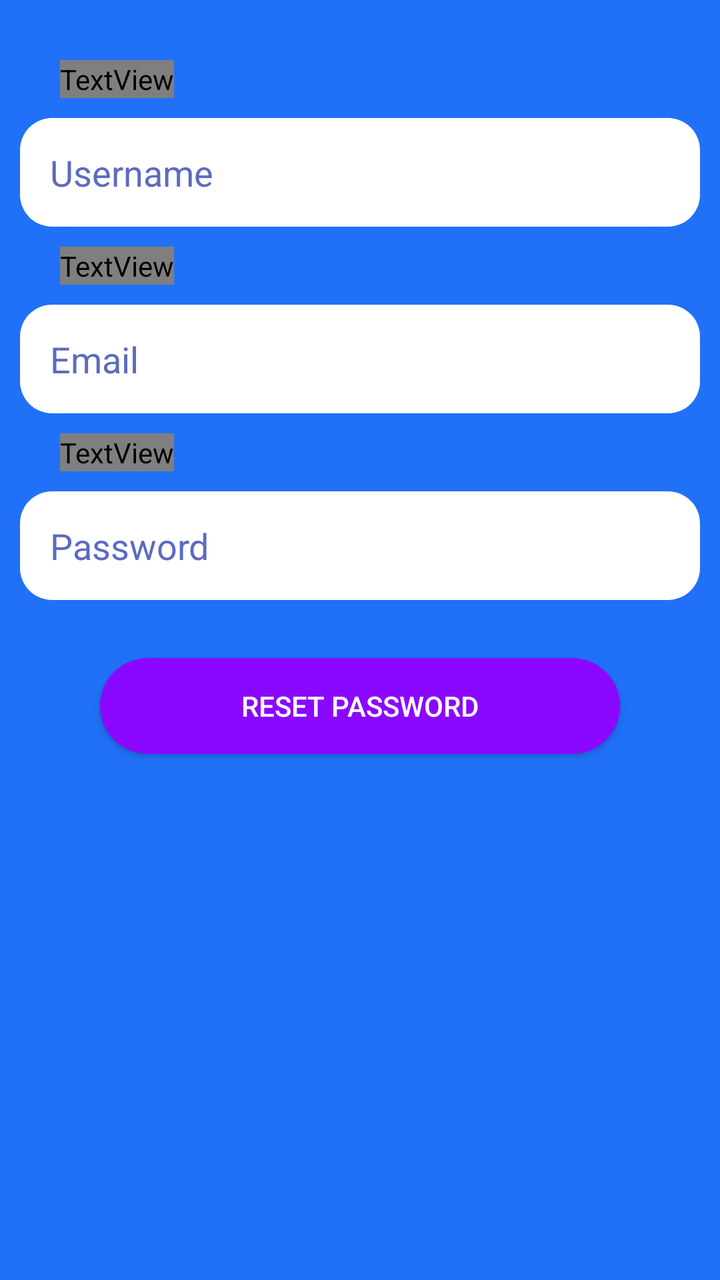
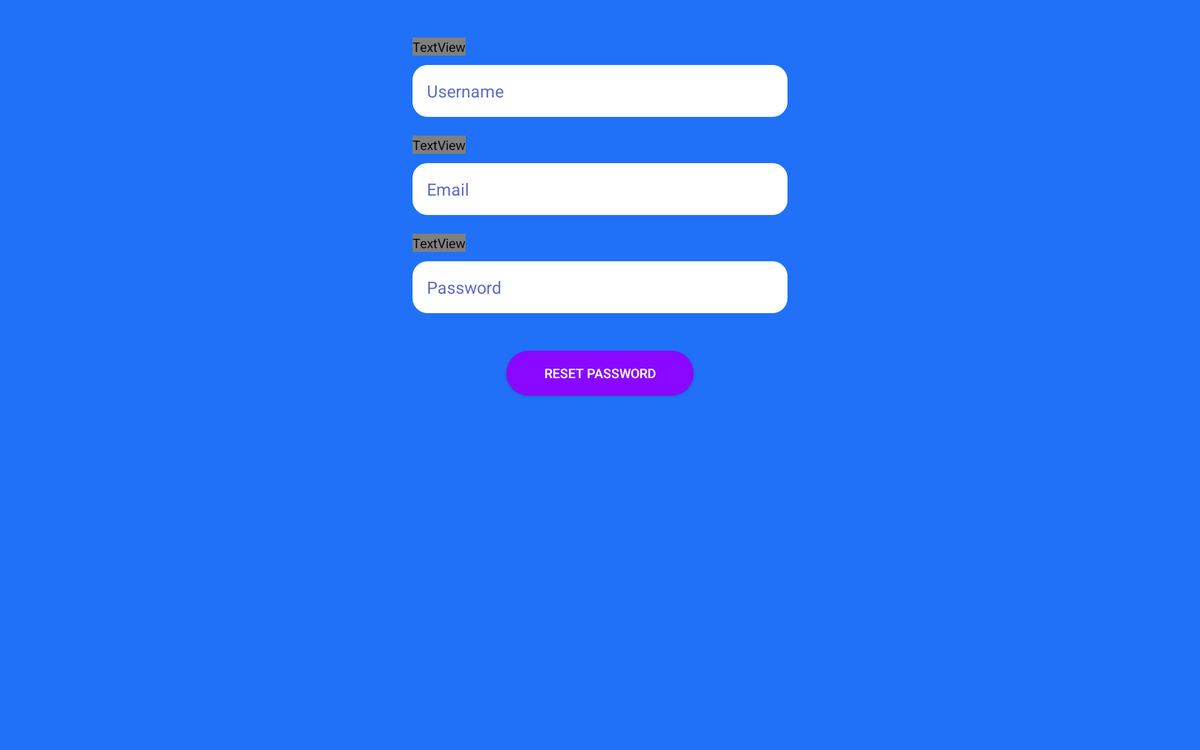

Two renders of one Android screen. The first uses the default layout on a phone; the second uses the alternative layout the repository ships for a different screen configuration, on a matching device. The two XML files are below.
<!-- AndroidManifest.xml: application theme AppTheme -->
<!-- res/layout/activity_reset_password.xml -->
<?xml version="1.0" encoding="utf-8"?>
<RelativeLayout xmlns:android="http://schemas.android.com/apk/res/android"
    android:layout_width="match_parent"
    android:layout_height="match_parent"
    android:background="@color/colorBackBlue"
    android:orientation="vertical">


    <Button
        android:id="@+id/reset_btn"
        android:layout_width="260dp"
        android:layout_height="wrap_content"
        android:layout_below="@+id/password_reset"
        android:layout_centerHorizontal="true"
        android:layout_marginTop="19dp"
        android:background="@drawable/rounded_login_button"
        android:text="Reset password"
        android:textColor="@android:color/background_light" />

    <TextView
        android:id="@+id/enter_username"
        android:layout_width="wrap_content"
        android:layout_height="wrap_content"

        android:layout_marginLeft="30dp"
        android:layout_marginTop="30dp"
        android:text="Enter Username"
        android:textAppearance="@style/TextAppearance.AppCompat.Title"
        android:textColor="@color/button_text_color" />

    <EditText
        android:id="@+id/username_reset"
        android:layout_width="match_parent"
        android:layout_height="wrap_content"
        android:layout_alignParentEnd="true"
        android:layout_alignParentRight="true"
        android:layout_below="@+id/enter_username"
        android:layout_marginBottom="10dp"
        android:layout_marginLeft="10dp"
        android:layout_marginRight="10dp"
        android:layout_marginTop="10dp"

        android:background="@drawable/rounded_login_edit_text"
        android:ems="10"
        android:hint="Username"
        android:inputType="textEmailAddress"
        android:padding="15dp"
        android:singleLine="false"
        android:textColorHint="@color/colorPrimaryDark" />

    <TextView
        android:id="@+id/enter_email"
        android:layout_width="wrap_content"
        android:layout_height="wrap_content"

        android:layout_alignLeft="@+id/enter_username"
        android:layout_alignStart="@+id/enter_username"
        android:layout_below="@+id/username_reset"
        android:text="Enter current email "
        android:textAppearance="@style/TextAppearance.AppCompat.Title"
        android:textColor="@color/button_text_color" />

    <EditText
        android:id="@+id/email_reset"
        android:layout_width="match_parent"
        android:layout_height="wrap_content"
        android:layout_alignParentLeft="true"
        android:layout_alignParentStart="true"
        android:layout_below="@+id/enter_email"
        android:layout_marginBottom="10dp"
        android:layout_marginLeft="10dp"
        android:layout_marginRight="10dp"
        android:layout_marginTop="10dp"
        android:background="@drawable/rounded_login_edit_text"
        android:ems="10"
        android:hint="Email"
        android:inputType="textEmailAddress"
        android:padding="15dp"
        android:singleLine="false"
        android:textColorHint="@color/colorPrimaryDark" />

    <TextView
        android:id="@+id/enter_password"
        android:layout_width="wrap_content"
        android:layout_height="wrap_content"

        android:layout_alignLeft="@+id/enter_email"
        android:layout_alignStart="@+id/enter_email"
        android:layout_below="@+id/email_reset"
        android:text="Enter new password"
        android:textAppearance="@style/TextAppearance.AppCompat.Title"
        android:textColor="@color/button_text_color" />

    <EditText
        android:id="@+id/password_reset"
        android:layout_width="match_parent"
        android:layout_height="wrap_content"
        android:layout_alignParentEnd="true"
        android:layout_alignParentRight="true"
        android:layout_below="@+id/enter_password"
        android:layout_marginBottom="10dp"
        android:layout_marginLeft="10dp"
        android:layout_marginRight="10dp"
        android:layout_marginTop="10dp"
        android:background="@drawable/rounded_login_edit_text"
        android:ems="10"
        android:hint="Password"
        android:inputType="textPassword"
        android:padding="15dp"
        android:singleLine="false"
        android:textColorHint="@color/colorPrimaryDark" />

</RelativeLayout>
<!-- resources referenced by this layout -->
<resources>
  <color name="colorBackBlue">#2071f7</color>
  <color name="colorPrimaryDark">#5c6bc0</color>
  <!-- drawable rounded_login_button (drawable) -->
  <?xml version="1.0" encoding="utf-8"?>
  <shape xmlns:android="http://schemas.android.com/apk/res/android"
      android:shape="rectangle">
      <solid android:color="#8a08ff" />
      <corners android:bottomRightRadius="32dp"
          android:bottomLeftRadius="32dp"
          android:topRightRadius="32dp"
          android:topLeftRadius="32dp"/>
  </shape>
  <!-- drawable rounded_login_edit_text (drawable) -->
  <?xml version="1.0" encoding="utf-8"?>
  <shape xmlns:android="http://schemas.android.com/apk/res/android"
      android:shape="rectangle">
      <solid android:color="#ffff" />
      <corners android:bottomRightRadius="16dp"
          android:bottomLeftRadius="16dp"
          android:topRightRadius="16dp"
          android:topLeftRadius="16dp"/>
  </shape>
  <style name="AppTheme" parent="Theme.AppCompat.Light.NoActionBar">
          
          <item name="colorPrimary">@color/colorPrimary</item>
          <item name="android:windowFullscreen">true</item>
          <item name="colorPrimaryDark">@color/colorPrimaryDark</item>
          <item name="colorAccent">@color/colorAccent</item>
      </style>
  <color name="colorPrimary">#3f51b5</color>
  <color name="colorAccent">#43a047</color>
</resources>
<!-- res/layout-xlarge/activity_reset_password.xml (the repository's variant of the layout above) -->
<!-- drawn on a large tablet held sideways -->
<?xml version="1.0" encoding="utf-8"?>
<RelativeLayout xmlns:android="http://schemas.android.com/apk/res/android"
    android:layout_width="match_parent"
    android:layout_height="match_parent"
    android:background="@color/colorBackBlue"
    android:orientation="vertical">


    <Button
        android:id="@+id/reset_btn"
        android:layout_width="200dp"
        android:layout_height="wrap_content"
        android:layout_below="@+id/password_reset"
        android:layout_centerHorizontal="true"
        android:layout_marginTop="40dp"
        android:background="@drawable/rounded_login_button"
        android:text="Reset password"
        android:textColor="@android:color/background_light" />

    <TextView
        android:id="@+id/enter_username"
        android:layout_width="wrap_content"
        android:layout_height="wrap_content"

        android:layout_alignLeft="@+id/username_reset"
        android:layout_alignParentTop="true"
        android:layout_alignStart="@+id/username_reset"
        android:layout_marginBottom="10dp"
        android:layout_marginTop="40dp"
        android:text="Enter Username"
        android:textAppearance="@style/TextAppearance.AppCompat.Title"
        android:textColor="@color/button_text_color" />

    <EditText
        android:id="@+id/username_reset"
        android:layout_width="400dp"
        android:layout_height="wrap_content"

        android:layout_below="@+id/enter_username"
        android:layout_centerHorizontal="true"
        android:background="@drawable/rounded_login_edit_text"
        android:ems="10"
        android:hint="Username"
        android:inputType="textEmailAddress"
        android:padding="15dp"
        android:singleLine="false"
        android:textColorHint="@color/colorPrimaryDark" />

    <TextView
        android:id="@+id/enter_email"
        android:layout_width="wrap_content"
        android:layout_height="wrap_content"

        android:layout_alignLeft="@+id/enter_username"
        android:layout_alignStart="@+id/enter_username"
        android:layout_below="@+id/username_reset"
        android:layout_marginBottom="10dp"
        android:layout_marginTop="20dp"
        android:text="Enter current email "
        android:textAppearance="@style/TextAppearance.AppCompat.Title"
        android:textColor="@color/button_text_color" />

    <EditText
        android:id="@+id/email_reset"
        android:layout_width="400dp"
        android:layout_height="wrap_content"
        android:layout_alignLeft="@+id/username_reset"
        android:layout_alignStart="@+id/username_reset"
        android:layout_below="@+id/enter_email"
        android:background="@drawable/rounded_login_edit_text"
        android:ems="10"
        android:hint="Email"
        android:inputType="textEmailAddress"
        android:padding="15dp"
        android:singleLine="false"
        android:textColorHint="@color/colorPrimaryDark" />

    <TextView
        android:id="@+id/enter_password"
        android:layout_width="wrap_content"
        android:layout_height="wrap_content"

        android:layout_alignLeft="@+id/enter_email"
        android:layout_alignStart="@+id/enter_email"
        android:layout_below="@+id/email_reset"
        android:layout_marginBottom="10dp"
        android:layout_marginTop="20dp"
        android:text="Enter new password"
        android:textAppearance="@style/TextAppearance.AppCompat.Title"
        android:textColor="@color/button_text_color" />

    <EditText
        android:id="@+id/password_reset"
        android:layout_width="400dp"
        android:layout_height="wrap_content"
        android:layout_alignLeft="@+id/email_reset"
        android:layout_alignStart="@+id/email_reset"
        android:layout_below="@+id/enter_password"
        android:background="@drawable/rounded_login_edit_text"
        android:ems="10"
        android:hint="Password"
        android:inputType="textPassword"
        android:padding="15dp"
        android:singleLine="false"
        android:textColorHint="@color/colorPrimaryDark" />

</RelativeLayout>
